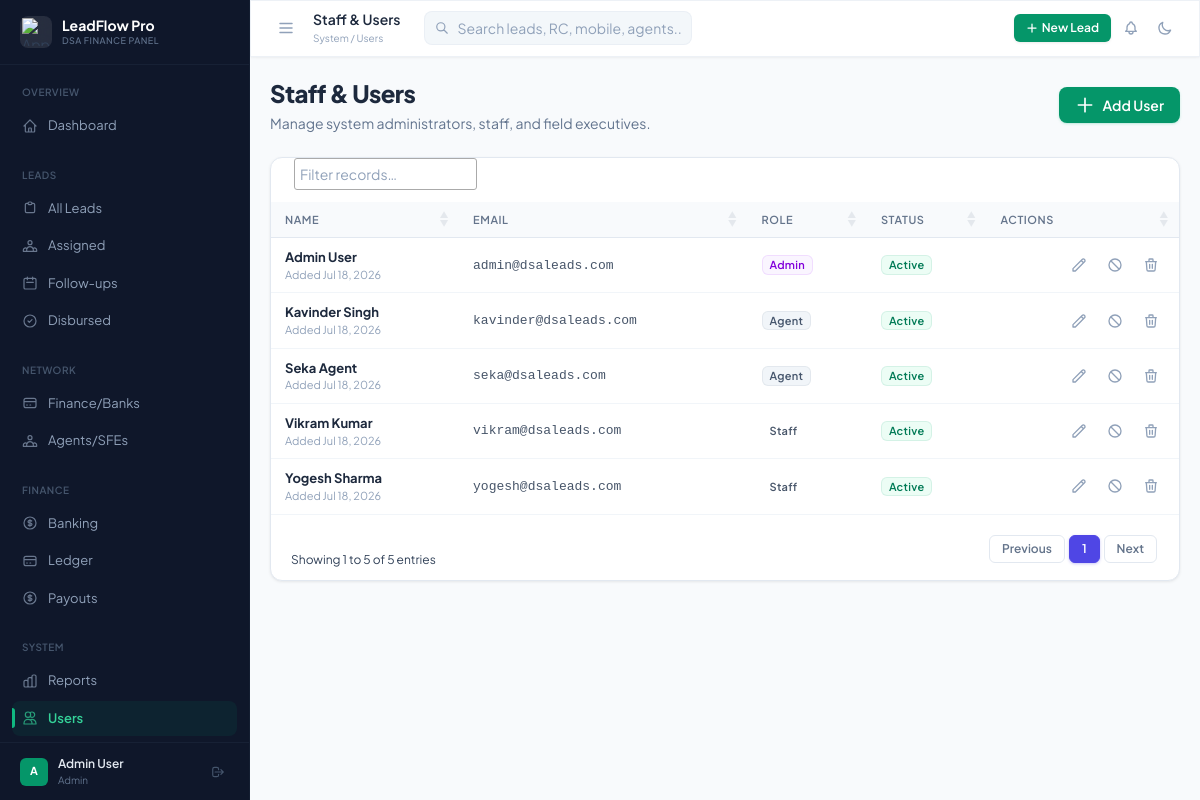
Screenshot of /users/index.php (signed in) with the database file from the repository.
### tables this page shows
CREATE TABLE IF NOT EXISTS `users` (
  `id` INT UNSIGNED AUTO_INCREMENT PRIMARY KEY,
  `name` VARCHAR(150) NOT NULL,
  `email` VARCHAR(150) NOT NULL UNIQUE,
  `password` VARCHAR(255) NOT NULL,
  `role` ENUM('admin','agent','staff','manager','executive','finance_manager','rto_desk','insurance_desk','channel_agent') NOT NULL DEFAULT 'staff',
  `is_active` TINYINT(1) NOT NULL DEFAULT 1,
  `created_at` TIMESTAMP DEFAULT CURRENT_TIMESTAMP,
  `updated_at` TIMESTAMP DEFAULT CURRENT_TIMESTAMP ON UPDATE CURRENT_TIMESTAMP
);

### users/index.php (the view, shortened to what the rows shown need)
<?php
require_once __DIR__ . '/../includes/db.php';
require_once __DIR__ . '/../includes/auth.php';
$pageTitle = 'Staff & Users';
$users = db_fetch_all($conn, "SELECT id, name, email, role, is_active, created_at FROM users ORDER BY role ASC, name ASC");
require_once __DIR__ . '/../includes/header.php';
?>
<div class="flex items-center justify-between mb-6 animate-fade-up">
    <div>
        <h1 class="text-2xl font-black tracking-tight text-slate-800 dark:text-white">Staff & Users</h1>
    </div>
</div>
<div class="card animate-fade-up" style="animation-delay: 100ms">
    <div class="overflow-x-auto">
        <table id="usersTable" class="w-full text-sm text-left">
            <thead>
                <tr class="bg-slate-50/50 dark:bg-slate-800/50 text-slate-500 dark:text-slate-400 font-bold uppercase tracking-wider text-[11px]">
                    <th class="px-5 py-4">Name</th>
                    <th class="px-5 py-4">Email</th>
                    <th class="px-5 py-4">Role</th>
                    <th class="px-5 py-4">Status</th>
                    <th class="px-5 py-4 text-right">Actions</th>
                </tr>
            </thead>
            <tbody class="divide-y divide-slate-100 dark:divide-slate-800/50">
                <?php foreach ($users as $u): ?>
                <tr class="hover:bg-slate-50/40 dark:hover:bg-slate-800/30 transition-colors">
                    <td class="px-5 py-4">
                        <div class="font-bold text-slate-800 dark:text-slate-200"><?= e($u['name']) ?></div>
                        <div class="text-[11px] text-slate-400">Added <?= date('M d, Y', strtotime($u['created_at'])) ?></div>
                    </td>
                    <td class="px-5 py-4 text-slate-600 dark:text-slate-400 font-mono text-xs">
                        <?= e($u['email']) ?>
                    </td>
                    <td class="px-5 py-4">
                        <?php if ($u['role'] === 'admin'): ?>
                            <span class="badge badge-purple">Admin</span>
                        <?php elseif ($u['role'] === 'staff'): ?>
                            <span class="badge badge-indigo">Staff</span>
                        <?php elseif ($u['role'] === 'executive'): ?>
                            <span class="badge badge-amber">Executive</span>
                        <?php elseif ($u['role'] === 'finance_manager'): ?>
                            <span class="badge badge-emerald">Finance</span>
                        <?php elseif ($u['role'] === 'rto_desk'): ?>
                            <span class="badge badge-blue">RTO</span>
                        <?php elseif ($u['role'] === 'insurance_desk'): ?>
                            <span class="badge badge-rose">Insurance</span>
                        <?php elseif ($u['role'] === 'agent'): ?>
                            <span class="badge badge-gray">Agent</span>
                        <?php else: ?>
                            <span class="badge badge-gray"><?= ucfirst(e($u['role'])) ?></span>
                        <?php endif; ?>
                    </td>
                    <td class="px-5 py-4">
                        <?php if ($u['is_active']): ?>
                            <span class="badge badge-emerald">Active</span>
                        <?php else: ?>
                            <span class="badge badge-gray">Inactive</span>
                        <?php endif; ?>
                    </td>
                    <td class="px-5 py-4 text-right">
                        <div class="flex items-center justify-end gap-2">
                            <a href="edit.php?id=<?= $u['id'] ?>" class="p-1.5 text-slate-400 hover:text-brand-600 dark:hover:text-brand-400 hover:bg-brand-50 dark:hover:bg-brand-500/10 rounded transition-colors" title="Edit">
                                <svg class="w-4 h-4" fill="none" stroke="currentColor" viewBox="0 0 24 24"><path stroke-linecap="round" stroke-linejoin="round" stroke-width="2" d="M15.232 5.232l3.536 3.536m-2.036-5.036a2.5 2.5 0 113.536 3.536L6.5 21.036H3v-3.572L16.732 3.732z"/></svg>
                            </a>
                            <?php if ($u['id'] !== current_user_id()): ?>
                            <form method="POST" action="" class="inline" onsubmit="return confirm('Are you sure you want to change this user\'s status?');">
                                <?php if ($u['is_active']): ?>
                                    <button type="submit" class="p-1.5 text-slate-400 hover:text-rose-600 dark:hover:text-rose-400 hover:bg-rose-50 dark:hover:bg-rose-500/10 rounded transition-colors" title="Deactivate">
                                        <svg class="w-4 h-4" fill="none" stroke="currentColor" viewBox="0 0 24 24"><path stroke-linecap="round" stroke-linejoin="round" stroke-width="2" d="M18.364 18.364A9 9 0 005.636 5.636m12.728 12.728A9 9 0 015.636 5.636m12.728 12.728L5.636 5.636"/></svg>
                                    </button>
                                <?php endif; ?>
                            </form>
                            <form method="POST" action="" class="inline" onsubmit="return confirm('Are you sure you want to permanently delete this user? This action cannot be undone.');">
                                <button type="submit" class="p-1.5 text-slate-400 hover:text-rose-600 dark:hover:text-rose-400 hover:bg-rose-50 dark:hover:bg-rose-500/10 rounded transition-colors" title="Delete">
                                    <svg class="w-4 h-4" fill="none" stroke="currentColor" viewBox="0 0 24 24"><path stroke-linecap="round" stroke-linejoin="round" stroke-width="2" d="M19 7l-.867 12.142A2 2 0 0116.138 21H7.862a2 2 0 01-1.995-1.858L5 7m5 4v6m4-6v6m1-10V4a1 1 0 00-1-1h-4a1 1 0 00-1 1v3M4 7h16"/></svg>
                                </button>
                            </form>
                            <?php endif; ?>
                        </div>
                    </td>
                </tr>
                <?php endforeach; ?>
            </tbody>
        </table>
    </div>
</div>
<?php require_once __DIR__ . '/../includes/footer.php'; ?>

### includes/header.php (shortened to what the rows shown need)
<?php
require_once __DIR__ . '/auth.php';
$user = current_user();
?>
<!DOCTYPE html>
<html lang="en" id="htmlRoot">
<head>
    <link href="<?php echo BASE_URL; ?>/assets/css/tailwind.css?v=<?= filemtime(__DIR__ . '/../assets/css/tailwind.css') ?>" rel="stylesheet">
    <link rel="stylesheet" href="https://cdn.datatables.net/1.13.7/css/jquery.dataTables.min.css">
    <link rel="stylesheet" href="https://cdn.datatables.net/buttons/2.4.2/css/buttons.dataTables.min.css">
    <link rel="stylesheet" href="https://cdn.datatables.net/responsive/2.5.0/css/responsive.dataTables.min.css">
    <link rel="stylesheet" href="https://unpkg.com/nprogress@0.2.0/nprogress.css" />
</head>
<body class="min-h-screen flex text-slate-700 dark:text-slate-300 relative" hx-boost="true">
<aside id="sidebar"
       class="fixed lg:sticky top-0 left-0 w-[250px] h-screen lg:h-screen glass-sidebar flex-shrink-0 flex flex-col z-40 print:hidden overflow-hidden
              -translate-x-full lg:translate-x-0 transition-transform duration-250 ease-in-out">
    <div class="px-3 py-3 border-t border-slate-800/60">
        <div class="flex items-center gap-2.5 px-2">
            <div class="w-7 h-7 rounded-md bg-brand-600 flex items-center justify-center text-white font-bold text-[11px] flex-shrink-0">
                <?= strtoupper(substr($user['name'] ?? 'U', 0, 1)) ?>
            </div>
            <div class="sidebar-user-info min-w-0 flex-1">
                <div class="text-[12px] font-semibold text-slate-200 truncate"><?= e($user['name'] ?? 'User') ?></div>
                <div class="text-[10px] text-slate-500 capitalize"><?= e($user['role'] ?? '') ?></div>
            </div>
            <a href="<?php echo BASE_URL; ?>/logout.php" hx-boost="false" class="text-slate-600 hover:text-red-400 p-1 transition-colors" title="Logout">
                <svg class="w-3.5 h-3.5" fill="none" stroke="currentColor" stroke-width="2" viewBox="0 0 24 24"><path stroke-linecap="round" stroke-linejoin="round" d="M17 16l4-4m0 0l-4-4m4 4H7m6 4v1a3 3 0 01-3 3H6a3 3 0 01-3-3V7a3 3 0 013-3h4a3 3 0 013 3v1"/></svg>
            </a>
        </div>
    </div>
</aside>
<div class="flex-1 flex flex-col min-w-0 print:block print:min-h-0">
    <header class="glass-panel border-b border-slate-200/60 dark:border-slate-800/60 px-4 sm:px-5 py-2.5 flex items-center justify-between flex-shrink-0 z-10 sticky top-0 print:hidden">
        <div class="flex items-center gap-3">
            <div>
                <h1 class="text-sm font-semibold text-slate-800 dark:text-white leading-tight"><?= e($pageTitle ?? 'Dashboard') ?></h1>
            </div>
        </div>
    </header>
    <main class="flex-1 p-4 sm:p-5 print:p-0">

### rows the page displays
users: name "A", name "Admin User", role "Admin", created_at "Jul 18, 2026", email "admin@dsaleads.com", is_active "Active"
users: name "Kavinder Singh", created_at "Jul 18, 2026", email "kavinder@dsaleads.com", role "Agent", is_active "Active"
users: name "Seka Agent", created_at "Jul 18, 2026", email "seka@dsaleads.com", role "Agent", is_active "Active"
users: name "Vikram Kumar", created_at "Jul 18, 2026", email "vikram@dsaleads.com", role "Staff", is_active "Active"
users: name "Yogesh Sharma", created_at "Jul 18, 2026", email "yogesh@dsaleads.com", role "Staff", is_active "Active"

### other values shown
$APP_NAME "LeadFlow Pro"
$APP_COMPANY "DSA FINANCE PANEL"
$pageTitle "Staff & Users"
$pageBreadcrumb "System / Users"
